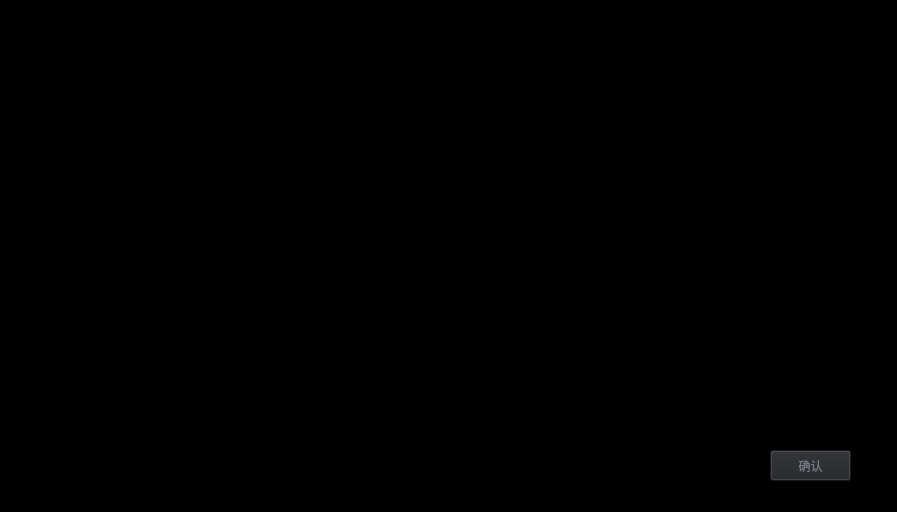
<?xml version="1.0" encoding="UTF-8"?>
<ui version="4.0">
 <class>PatientInfoWidget</class>
 <widget class="QWidget" name="PatientInfoWidget">
  <property name="geometry">
   <rect>
    <x>0</x>
    <y>0</y>
    <width>897</width>
    <height>512</height>
   </rect>
  </property>
  <property name="windowTitle">
   <string>Form</string>
  </property>
  <layout class="QGridLayout" name="gridLayout">
   <property name="leftMargin">
    <number>0</number>
   </property>
   <property name="topMargin">
    <number>0</number>
   </property>
   <property name="rightMargin">
    <number>0</number>
   </property>
   <property name="bottomMargin">
    <number>0</number>
   </property>
   <property name="spacing">
    <number>0</number>
   </property>
   <item row="0" column="0">
    <widget class="QWidget" name="widget" native="true">
     <property name="styleSheet">
      <string notr="true">background-color:rgb(0, 0, 0)</string>
     </property>
     <widget class="QPushButton" name="confirmButton">
      <property name="geometry">
       <rect>
        <x>770</x>
        <y>450</y>
        <width>81</width>
        <height>31</height>
       </rect>
      </property>
      <property name="styleSheet">
       <string notr="true">background-color:rgb(34, 35, 39);color:rgb(115, 118, 125)</string>
      </property>
      <property name="text">
       <string>确认</string>
      </property>
     </widget>
    </widget>
   </item>
  </layout>
 </widget>
 <resources/>
 <connections/>
</ui>
